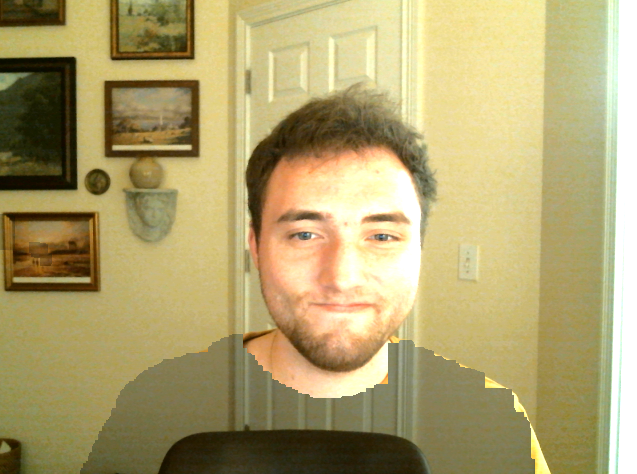
#> input picture cv1p1/Invis Cloak Sweater!.png, 637 x 474 px
$ python -i colorSelection.py   (imports and definitions only)
#> lines starting #> are read from the running program, lines starting #| are printed output that depends on the picture
#> further down, picture is the input picture: shape (474, 637, 3); mean B, G, R 110.7, 161.8, 175.6
# Computer Vision I (CSE 40535/60535)
# University of Notre Dame, Fall 2024
# ________________________________________________________________
# Adam Czajka, Andrey Kuehlkamp; first version: September 2017

import cv2

import matplotlib.pyplot as plt

# import matplotlib
# matplotlib.use("TKAgg")
# print(matplotlib.get_backend())


# [1 line not run here, left out]

def print_menu():
    print("Options menu:")
    print("esc - Quit program")
    print("s - Snapshot")

def calc_histograms(img):
    color = ['b','g','r']
    colornames = ['Blue channel','Green channel','Red channel']
    plt.figure()
    for i,col in enumerate(color):
        hist = cv2.calcHist([img], [i], None, [256], [0,256])
        plt.plot(hist, color=col)
        plt.xlim([0,256])
    plt.legend(colornames)
    plt.title('RGB Histogram')

    hsv = cv2.cvtColor(img, cv2.COLOR_BGR2HSV)
#> hsv: shape (474, 637, 3); mean H, S, V 24, 107.1, 176.2

    channels = ['Hue','Saturation','Value']
    plt.figure()
    for i,ch in enumerate(channels):
        hist = cv2.calcHist([hsv], [i], None, [256], [0,256])
        plt.plot(hist, color=color[i])
    plt.title('HSV Histogram')
    plt.legend(channels)
    plt.show()
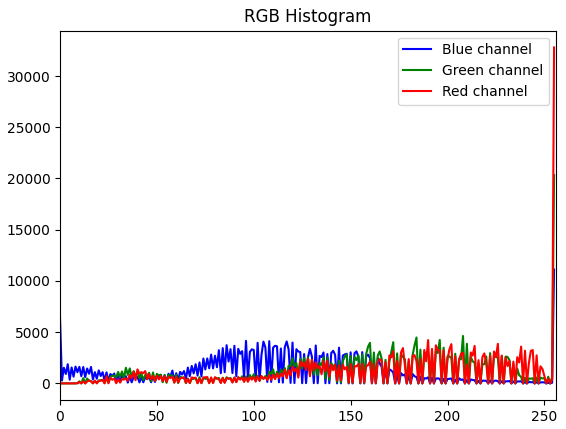
#> figure drawn by matplotlib, 1 panel; curve peaks at x = 255, y = 11109; curve peaks at x = 255, y = 20334; curve peaks at x = 255, y = 32793
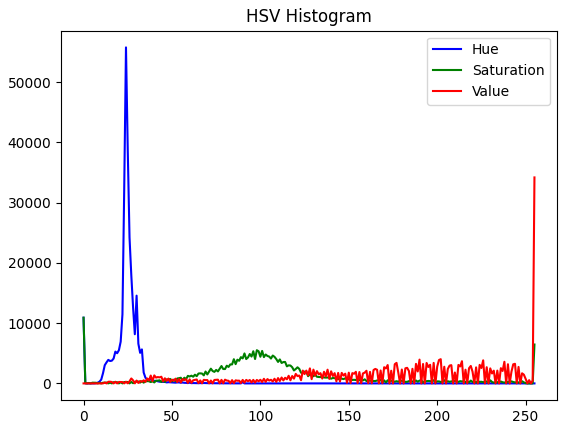
#> figure drawn by matplotlib, 1 panel; curve peaks at x = 24, y = 55775; curve peaks at x = 0, y = 10908; curve peaks at x = 255, y = 34192


# [28 lines not run here, left out]

>>> import cv2
>>> picture = cv2.imread('Invis Cloak Sweater!.png')
>>> result = calc_histograms(picture)

$ run again, on cv1p1/M&M Detection.png
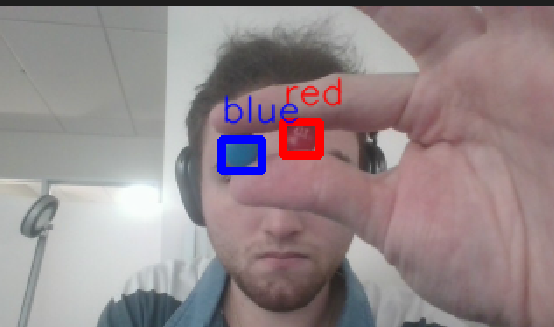
#> input picture cv1p1/M&M Detection.png, 554 x 327 px
#> picture is the input picture: shape (327, 554, 3); mean B, G, R 138.2, 135.8, 149.2
#> hsv: shape (327, 554, 3); mean H, S, V 71.6, 34, 153.9
#> in calc_histograms, `plt.show()`:
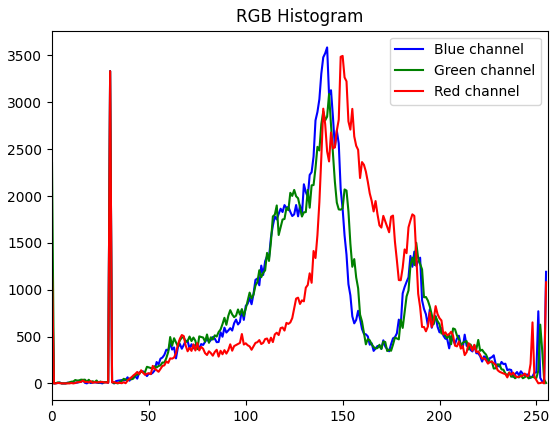
#> figure drawn by matplotlib, 1 panel; curve peaks at x = 142, y = 3586; curve peaks at x = 30, y = 3330; curve peaks at x = 150, y = 3495
#> in calc_histograms, `plt.show()`:
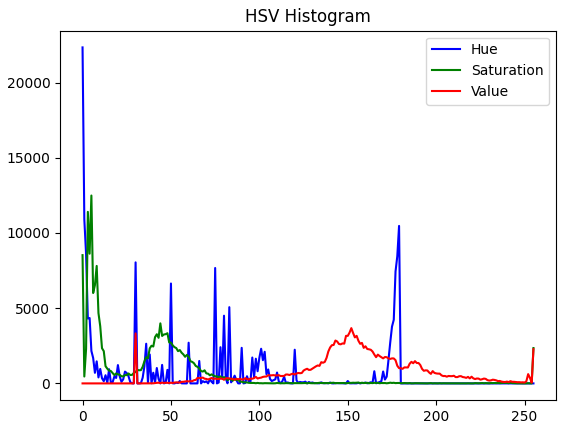
#> figure drawn by matplotlib, 1 panel; curve peaks at x = 0, y = 22340; curve peaks at x = 5, y = 12491; curve peaks at x = 152, y = 3675

$ run again, on cv1p1/M&M_Same_Color_Detection.png
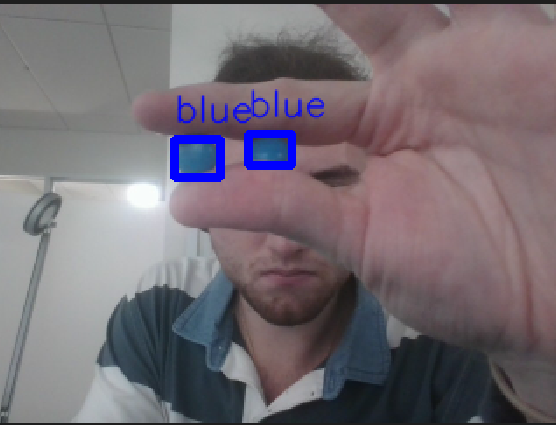
#> input picture cv1p1/M&M_Same_Color_Detection.png, 556 x 425 px
#> picture is the input picture: shape (425, 556, 3); mean B, G, R 115.3, 108.3, 116.9
#> hsv: shape (425, 556, 3); mean H, S, V 107.4, 41.3, 125.2
#> in calc_histograms, `plt.show()`:
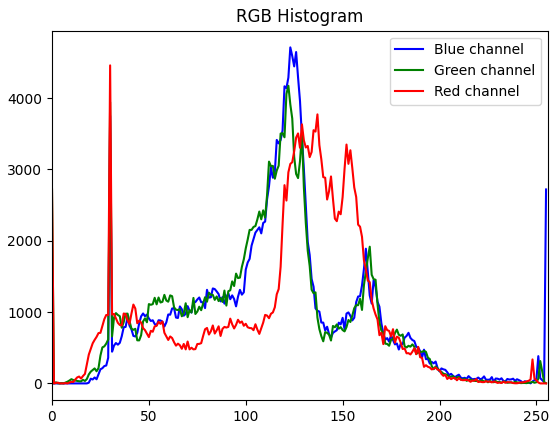
#> figure drawn by matplotlib, 1 panel; curve peaks at x = 123, y = 4710; curve peaks at x = 122, y = 4172; curve peaks at x = 30, y = 4458
#> in calc_histograms, `plt.show()`:
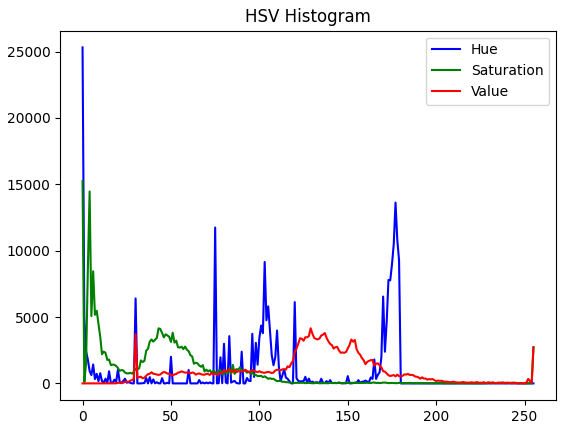
#> figure drawn by matplotlib, 1 panel; curve peaks at x = 0, y = 25309; curve peaks at x = 0, y = 15237; curve peaks at x = 129, y = 4152
